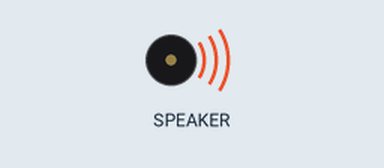
Bench run of a program on a simulated CircuitPython board. On the bench: buzzer (waves = sounding). Audio playback is drawn as a buzzer; what the program prints to the serial console is not drawn.

Above: at 0.1 s.
Timing chart, 0 to 1.6 s (numbered marks = the images above):
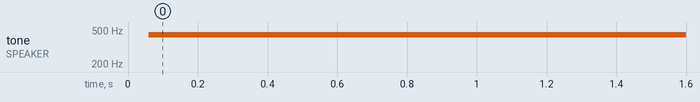

Measured:
- by itself, tone on SPEAKER: silent → 440 Hz at 0.06 s

The program:

test.py
```python
# Lissajous version 1
import time
import array, math
import board, audioio

dacs = audioio.AudioOut(left_channel=board.A0, right_channel=board.A1)

length = 1000
baseFreq = 200
sleepTime = 2
print("length = " + str(length))
print("base freq = " + str(baseFreq))
vP= 15000
center = 15000
samples_xy = array.array("H", [0] * length * 2)
samples_xy2 = array.array("H", [0] * length * 2)
# Created interleaved x, y samples
for idx in range(length):
	samples_xy[2 * idx] = round(math.sin(math.pi * 2 * idx / length) * vP + center)
	samples_xy2[2 * idx] = samples_xy[2 * idx]
	samples_xy[2 * idx + 1] = round(math.sin(math.pi * 2 * 3 * idx / length + math.pi / 2) * vP + center)
	samples_xy2[2 * idx+1] = samples_xy[2 * idx+1]
	if samples_xy2[2 * idx+1] < center :
		samples_xy2[2 * idx+1] = 2*center - samples_xy2[2 * idx+1]
output_wave = audioio.RawSample(samples_xy, channel_count=2,sample_rate= baseFreq * length)
output_wave2 = audioio.RawSample(samples_xy2, channel_count=2,sample_rate= baseFreq * length)
while True:
    t1 = time.monotonic_ns()
    dacs.play(output_wave, loop=True)
    time.sleep(sleepTime)
    print( str(time.monotonic_ns())," ",str(t1))
    dacs.play(output_wave2, loop=True)
    time.sleep(sleepTime)
```
